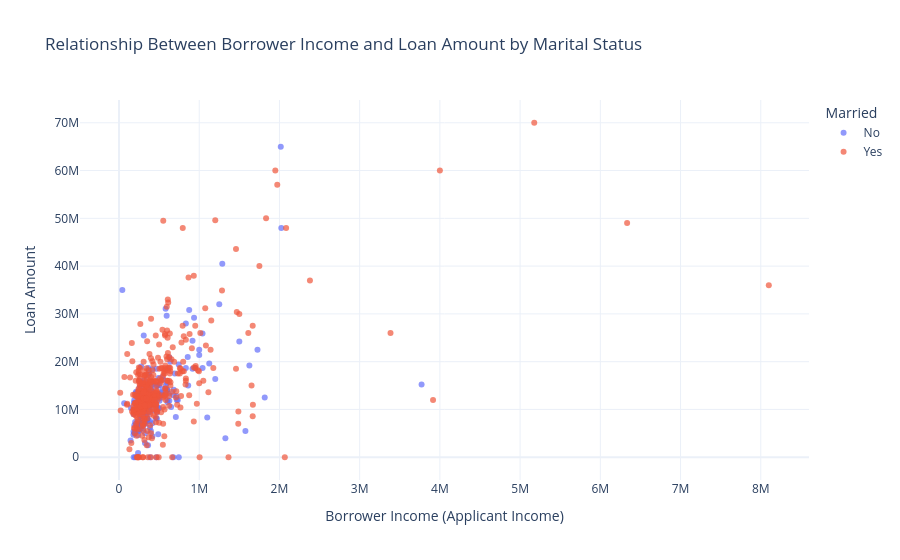

Notebook code for this chart:
### Markdown cell above
## 2. Vztah mezi příjmem žadatele a výší půjčky
- Osa X: příjem žadatele (`applicant_income`)
- Osa Y: výše půjčky (`loan_amount`)
- Barva bodů: rodinný stav (`married`)

### Code cell
fig2 = px.scatter(
    loans_df,
    x='applicant_income',
    y='loan_amount',
    color='married',
    title='Relationship Between Borrower Income and Loan Amount by Marital Status',
    labels={
        'applicant_income': 'Borrower Income (Applicant Income)',
        'loan_amount': 'Loan Amount',
        'married': 'Married'
    },
    hover_data=['education', 'self_employed', 'status'],
    opacity=0.7,
    template='plotly_white'
)

fig2.update_layout(
    xaxis_title='Borrower Income (Applicant Income)',
    yaxis_title='Loan Amount',
    legend_title_text='Married'
)

fig2.show()

### Figure 1 — Plotly figure (JSON) as saved in the notebook; plotly's stock layout.template omitted (floating-point values rounded to 4 significant figures; data arrays with more than 128 entries replaced by an {"elided": "..."} marker saying what was removed)
{"data": [{"customdata": {"elided": "213x3 str values"}, "hovertemplate": "Married=No<br>Borrower Income (Applicant Income)=%{x}<br>Loan Amount=%{y}<br>education=%{customdata[0]}<br>self_employed=%{customdata[1]}<br>status=%{customdata[2]}<extra></extra>", "legendgroup": "No", "marker": {"color": "#636efa", "opacity": 0.7, "symbol": "circle"}, "mode": "markers", "name": "No", "orientation": "v", "showlegend": true, "type": "scatter", "x": {"elided": "213 int values"}, "xaxis": "x", "y": {"elided": "213 int values"}, "yaxis": "y"}, {"customdata": {"elided": "401x3 str values"}, "hovertemplate": "Married=Yes<br>Borrower Income (Applicant Income)=%{x}<br>Loan Amount=%{y}<br>education=%{customdata[0]}<br>self_employed=%{customdata[1]}<br>status=%{customdata[2]}<extra></extra>", "legendgroup": "Yes", "marker": {"color": "#EF553B", "opacity": 0.7, "symbol": "circle"}, "mode": "markers", "name": "Yes", "orientation": "v", "showlegend": true, "type": "scatter", "x": {"elided": "401 int values"}, "xaxis": "x", "y": {"elided": "401 int values"}, "yaxis": "y"}], "layout": {"legend": {"title": {"text": "Married"}, "tracegroupgap": 0}, "title": {"text": "Relationship Between Borrower Income and Loan Amount by Marital Status"}, "xaxis": {"anchor": "y", "domain": [0, 1], "title": {"text": "Borrower Income (Applicant Income)"}}, "yaxis": {"anchor": "x", "domain": [0, 1], "title": {"text": "Loan Amount"}}}}
